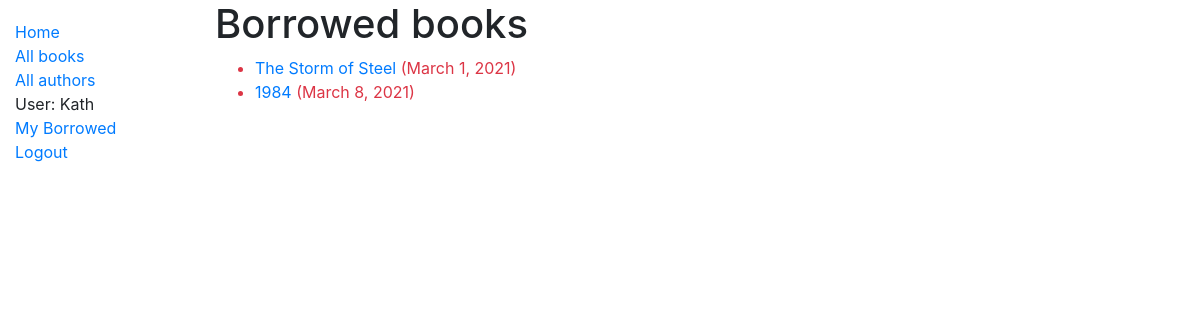
The app's page /catalogue/mybooks/ (signed in), older data.
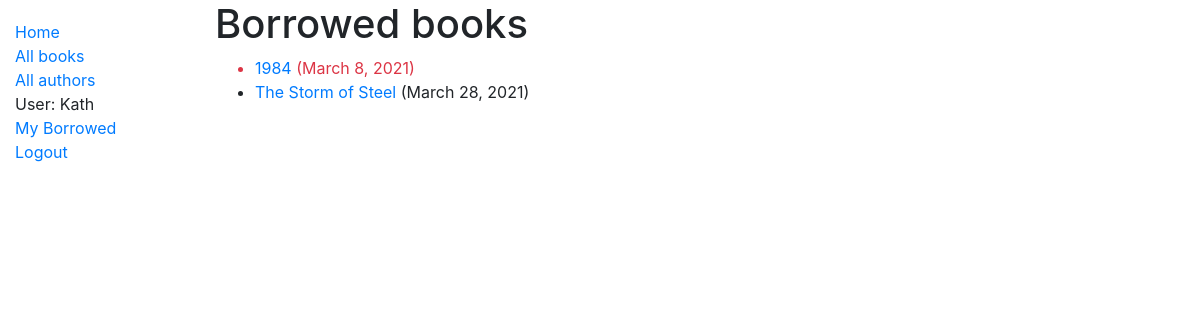
The same page, newer data.
### catalogue/models.py (models this page shows, shortened)
class BookInstance(models.Model):
    id = models.UUIDField(primary_key=True, default=uuid.uuid4, help_text="Unique ID for this copy")
    book = models.ForeignKey('Book', on_delete=models.RESTRICT)
    language = models.ForeignKey('Language', on_delete=models.SET_NULL, null=True)
    imprint = models.CharField(max_length=200)
    due_back = models.DateField(null=True, blank=True)
    borrower = models.ForeignKey(User, on_delete=models.SET_NULL, null=True, blank=True)
    LOAN_STATUS = (
        ('m', 'maintenance'),
        ('o', 'on loan'),
        ('r', 'reserved'),
        ('a', 'available')
    )
    status = models.CharField(
        max_length = 1,
        choices=LOAN_STATUS,
        blank=True,
        default='m',
        help_text='Book availability')
    class Meta:
        ordering = ['due_back']
    @property
    def is_overdue(self):
        if self.due_back and date.today() > self.due_back:
            return True
        return False

class Book(models.Model):
    title = models.CharField(max_length=200)
    author = models.ForeignKey('Author', on_delete=models.SET_NULL, null=True)
    summary = models.TextField(max_length=1000, help_text="Please add a short description of the book")
    isbn = models.CharField('ISBN', max_length=13, unique=True, help_text='13 character ISBN number')
    genre = models.ManyToManyField(Genre, help_text='Select a genre for this book')
    def display_genre(self):
        """Create a string for the Genre. This is required to display genre in Admin."""
        return ', '.join(genre.name for genre in self.genre.all()[:3])
    display_genre.short_description = 'Genre'

### catalogue/views.py (the view)
# urls.py: path('mybooks/', views.LoanedBooksByUserListView.as_view(), name='my-borrowed'),
class LoanedBooksByUserListView(LoginRequiredMixin,generic.ListView):
    model = BookInstance
    template_name ='catalogue/bookinstance_list_borrowed_user.html'
    paginate_by = 10
    def get_queryset(self):
        return BookInstance.objects.filter(borrower=self.request.user).filter(status__exact='o').order_by('due_back')

### catalogue/templates/catalogue/bookinstance_list_borrowed_user.html
{% extends "base_generic.html" %}
{% block content %}
    <h1>Borrowed books</h1>
    {% if bookinstance_list %}
    <ul>
      {% for bookinst in bookinstance_list %}
      <li class="{% if bookinst.is_overdue %}text-danger{% endif %}">
        <a href="{% url 'book-detail' bookinst.book.pk %}">{{bookinst.book.title}}</a> ({{ bookinst.due_back }})
      </li>
      {% endfor %}
    </ul>
    {% else %}
      <p>There are no books borrowed.</p>
    {% endif %}
{% endblock %}

Row changes from the older to the newer data that the page shows:
shown differently, row unchanged: BookInstance "March 8, 2021": moves up the list
changed BookInstance "The Storm of Steel": due_back "March 1, 2021" → "March 28, 2021"
